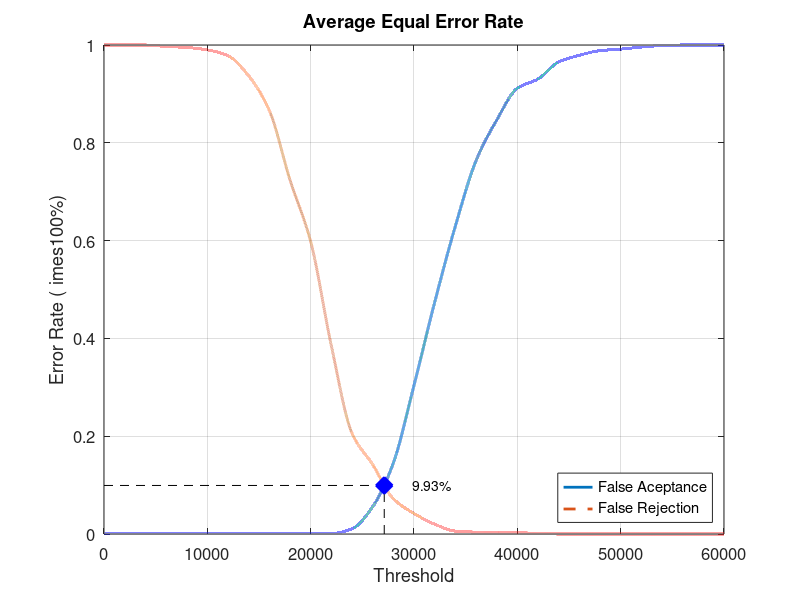
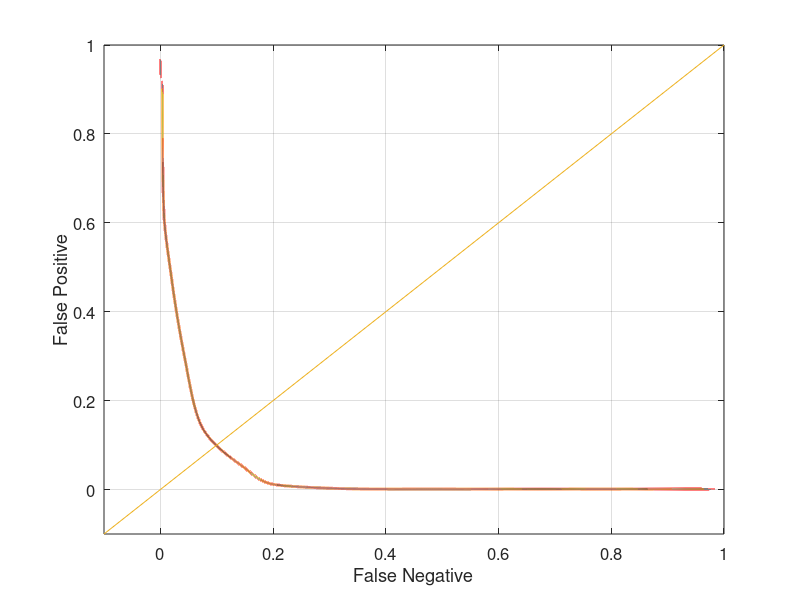

MATLAB code to generate these figures, in order:
close all;
clear;
clc;
x = 0:2000:60000;
xq = 0:0.5:60000;

y0 = [0 0.00105263 0.00105263 0.00105263 0.00105263 0.00105263 0.00105263 0.00105263 0.00105263 0.00105263 0.00105263 0.00105263 0.0105263 0.0557895 0.145263 0.304211 0.473684 0.629474 0.763158 0.846316 0.911579 0.930526 0.965263 0.978947 0.988421 0.991579 0.99579 0.998947 1 1 1]
yy0 = interp1(x, y0, xq, 'pchip');
y1 = [1 1 1 0.997 0.995 0.99 0.978 0.937 0.866 0.724 0.598 0.385 0.206 0.142 0.072 0.042 0.02 0.006 0.004 0.004 0.003 0.001 0 0 0 0 0 0 0 0 0]
yy1 = interp1(x, y1, xq, 'pchip');

% Calculating EER: 
y2 = abs(y0 - y1);
find(y2 == min(y2))
yy2 = abs(yy0 - yy1);
xEER = find(yy2 == min(yy2));
xEERIndex = xq(xEER) % X-axis EER
yEER = yy0(xEER) % Y-axis EER

main = figure
plot(xq, yy0,'-','LineWidth', 2);	hold on
plot(xq, yy1,'--','LineWidth', 2);	hold on
plot([xEERIndex xEERIndex], [0 yEER], 'k--');	hold on
plot([0 xEERIndex], [yEER yEER], 'k--');	hold on
plot(xEERIndex, yEER, 'bx', 'LineWidth', 10);	hold on
text(xEERIndex + 10 * xEERIndex / 100, yEER, [num2str(round((10000 * yEER)) / 100) '%'])
legend('False Aceptance', 'False Rejection', 'Location', 'SouthEast')
xlabel('Threshold')
ylabel('Error Rate (	imes100%)')
title('Average Equal Error Rate')
set(gca, 'FontSize', 12)
axis([0 60000 0 1])
grid on

print(main, 'Database1AverageMain', '-dpng');
FNRxFPR = figure('Color', [1 1 1]);
plot(yy1, yy0, '-', yy1, yy0, 'LineWidth', 2);
hold on
y = -0.1:0.1:1
plot(y, y); 
set(gca, 'FontSize', 12)
xlabel('False Negative')
ylabel('False Positive')
axis([-0.1 1 -0.1 1])
set(gca, 'FontSize', 12)
grid on

print(FNRxFPR, 'Database1AverageFNRxFPR','-dpng');
